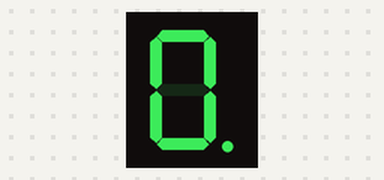
The sketch below on a simulated Arduino Uno, built with avr-gcc and run on an emulated ATmega328P. Parts: 1-digit seven-segment display. Wiring (inferred from the names in the program): 1-digit 7-segment display, segments lit when HIGH: segments pin 2, pin 3, pin 4, pin 5, pin 6, pin 7, pin 8, pin 9. The segment pins are drawn as the display they are named for.

Above: at 0.1 s.
At 1.1 s:
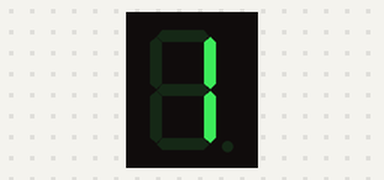
At 2.1 s:
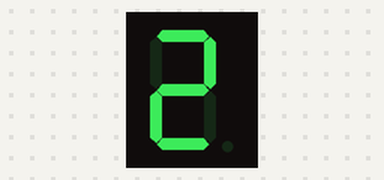
At 5.1 s:
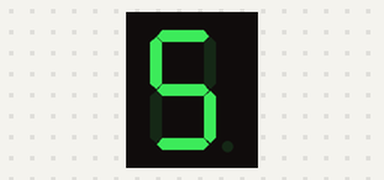
At 7.1 s:
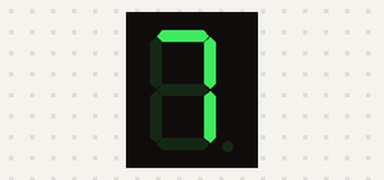
At 10.1 s:
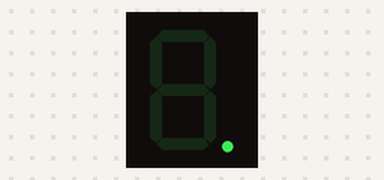

The sketch:

Arduino_Nano_7-Segment.ino
```cpp
// One digit 7 segment LED display demo.
// Displays digit 0 - 9 and decimal point
//Prepare array of 7-Arduino pins which we need to interfaced with
//7segments
int segPins[] = {2, 3, 4, 5, 6, 7, 8, 9, 0,}; // { a b c d e f g . )

//Truth table for driving the 7segments LED
byte segCode[11][8] = {
  //  a  b  c  d  e  f  g  .
  { 1, 1, 1, 1, 1, 1, 0, 1},  // 0
  { 0, 1, 1, 0, 0, 0, 0, 0},  // 1
  { 1, 1, 0, 1, 1, 0, 1, 0},  // 2
  { 1, 1, 1, 1, 0, 0, 1, 0},  // 3
  { 0, 1, 1, 0, 0, 1, 1, 0},  // 4
  { 1, 0, 1, 1, 0, 1, 1, 0},  // 5
  { 1, 0, 1, 1, 1, 1, 1, 0},  // 6
  { 1, 1, 1, 0, 0, 0, 0, 0},  // 7
  { 1, 1, 1, 1, 1, 1, 1, 0},  // 8
  { 1, 1, 1, 1, 0, 1, 1, 0},  // 9
  { 0, 0, 0, 0, 0, 0, 0, 1}   // .
};


void displayDigit(int digit)
{
  for (int i = 0; i < 8; i++)
  {
    digitalWrite(segPins[i], segCode[digit][i]); //passing the value pin array
  }
}


void setup()
{
  for (int i = 0; i < 8; i++)
  {
    pinMode(segPins[i], OUTPUT);// declare Arduino pin as an output
  }

}


void loop()
{
  for (int n = 0; n < 11; n++)    // display digits 0 - 9 and decimal point
  {
    displayDigit(n);
    delay(1000); ///1 second delay
  }

}
```

Measured:
- by itself, everything shown: repeats every 11.0 s, in 11 steps
- what the display in image 1 shows lasts 1.0 s, from 1.0 s to 2.0 s
